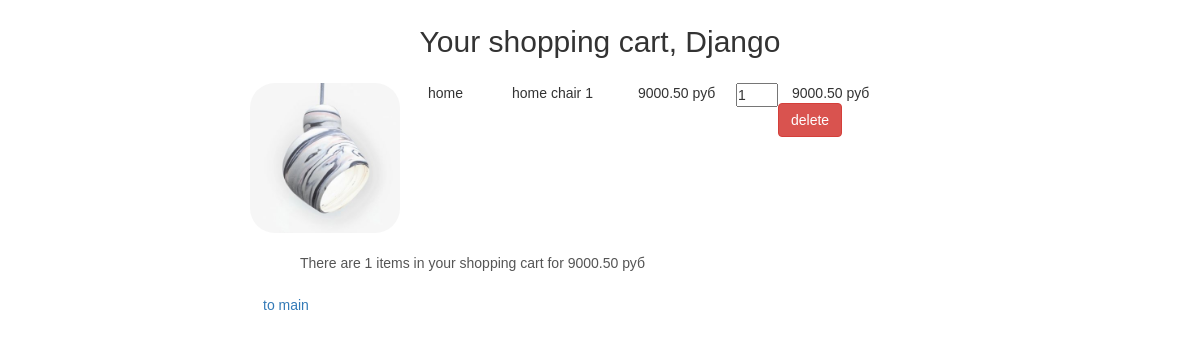
Page /basket/ (signed in) on the earlier database version.
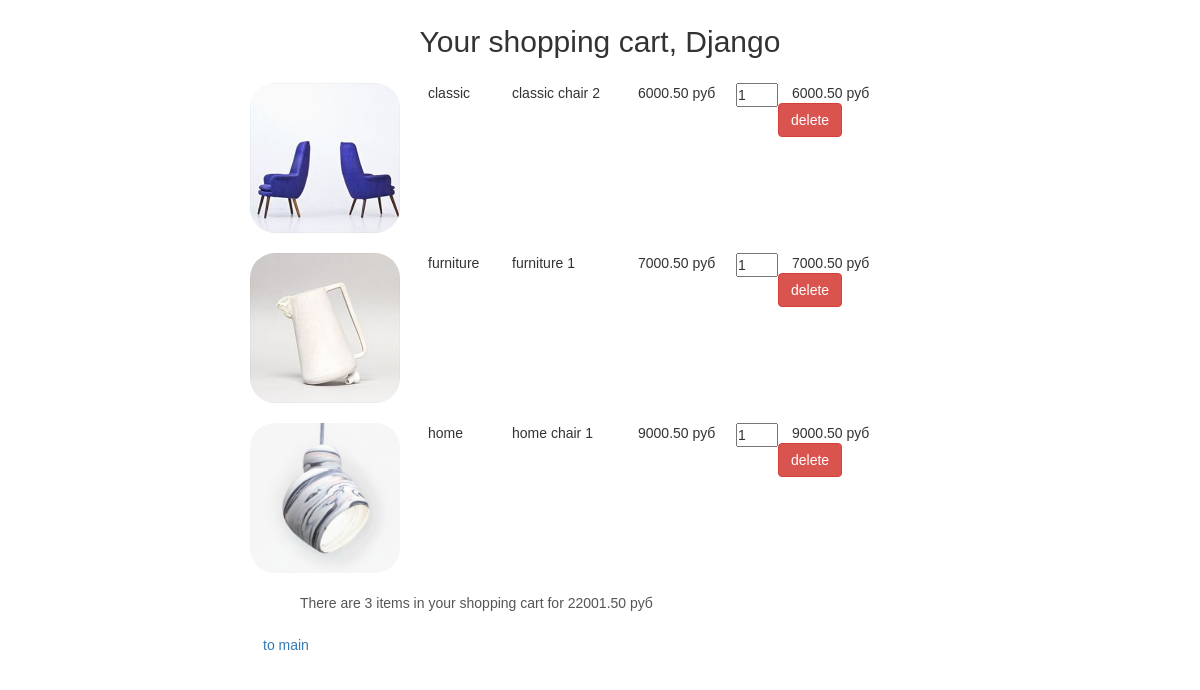
Same page on the later database version.
### basketapp/models.py (models this page shows)
class Basket(models.Model):
    user = models.ForeignKey(settings.AUTH_USER_MODEL, on_delete=models.CASCADE, related_name='basket')
    product = models.ForeignKey(Product, on_delete=models.CASCADE)
    quantity = models.PositiveIntegerField(verbose_name='quantity', default=0)
    add_datetime = models.DateTimeField(verbose_name='Time', auto_now_add=True)
    @property
    def product_cost(self):
        return self.product.price * self.quantity
    @property
    def total_quantity(self):
        return sum([el.quantity for el in self.user.basket.all()])
    @property
    def total_cost(self):
        return sum([el.product_cost for el in self.user.basket.all()])

### mainapp/models.py (models this page shows, shortened)
class Product(models.Model):
    category = models.ForeignKey(ProductCategory, on_delete=models.CASCADE)
    name = models.CharField(verbose_name="Product name", max_length=64)
    image = models.ImageField(verbose_name="Product image", upload_to="product_images",blank=True)
    shortdesc = models.TextField(verbose_name="Short products description", blank=True, max_length=64)
    description = models.TextField(verbose_name="Product description", blank=True, max_length=128)
    price = models.DecimalField(verbose_name="Price", max_digits=8, decimal_places=2, default=0)
    quantity = models.PositiveIntegerField(verbose_name="Quantity", default=0)
    is_active = models.BooleanField(verbose_name="active", default=True)

class ProductCategory(models.Model):
    name = models.CharField(verbose_name="name", max_length=64, unique=True)
    description = models.TextField(verbose_name="description", blank=True, max_length=128)
    is_active = models.BooleanField(verbose_name="active", default=True)

### authapp/models.py (models this page shows)
class ShopUser(AbstractUser):
    avatar = models.ImageField(upload_to='user_avatars', blank=True)
    age = models.PositiveIntegerField(verbose_name='Age')

### basketapp/views.py (the view)
# urls.py: path('', basketapp.index, name='index'),
@login_required
def index(request):
    context = {
        'page_title': 'Basket',
        'basket': get_basket(request),
    }
    return render(request, 'basketapp/index.html', context)

### mainapp/views.py (called while the page is built)
def get_basket(request):
    if request.user.is_authenticated:
        return request.user.basket.all().order_by('product__category')
    else:
        return []

### basketapp/templates/basketapp/index.html
{% extends 'basketapp/base.html' %}
{% load static %}
{% block container %}
    <div class="basket-list">
{% include 'basketapp/includes/inc_basket_list.html' %}
    </div>
{% endblock %}

### basketapp/templates/basketapp/includes/inc_basket_list.html
{% load static %}
    {% for item in basket %}
            <div class="basket_record">
                <img src="/media/{{ item.product.image }}" alt="{{ item.product.short_desc }}">
                <span class="category_name">{{ item.product.category.name }}</span>
                <span class="product_name">{{ item.product.name }}</span>
                <span class="product_price">{{ item.product.price }}&nbspруб</span>
                <input type="number" name="{{ item.pk }}" min="0" value="{{ item.quantity }}">
                <span class="product_cost">{{ item.product_cost }}&nbspруб</span>
                <a href="{% url 'basket:delete' item.pk %}" class="btn btn-danger">
                    delete
                </a>
            </div>
    {% endfor %}
        {% if basket %}
            <div class="basket_summary">
                There are {{ basket.0.total_quantity }} items in your shopping cart for
                {{ basket.0.total_cost }} руб
            </div>
        {% endif %}
        <a href="{% url 'main:index' %}" class="btn btn-round">
            to main
        </a>

Differences in the rows shown:
added Basket: product.image (picture), product.category.name "classic", product.name "classic chair 2", product.price "6000.50", quantity "1", product_cost "6000.50", user+quantity "3", user+product+quantity "22001.50"
added Basket: product.image (picture), product.category.name "furniture", product.name "furniture 1", product.price "7000.50", quantity "1", product_cost "7000.50"
Other differences:
{{ basket.0.total_quantity }}: "1" → "3"
{{ basket.0.total_cost }}: "9000.50" → "22001.50"
